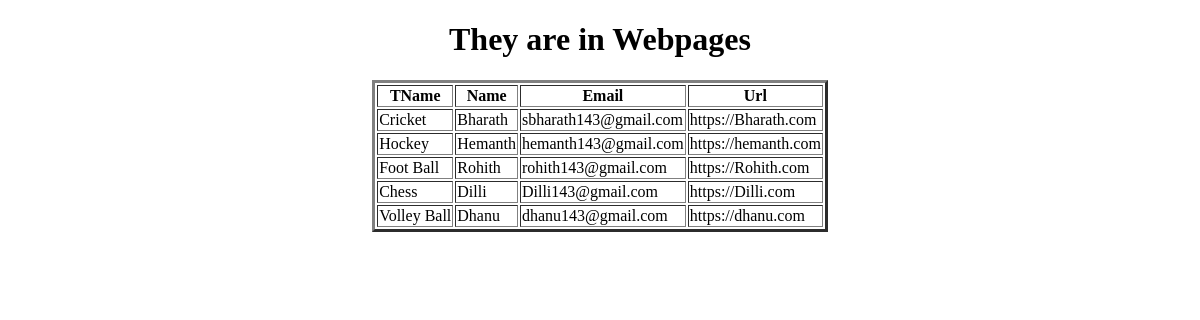
The page /display_webpages/ on the database as committed earlier.
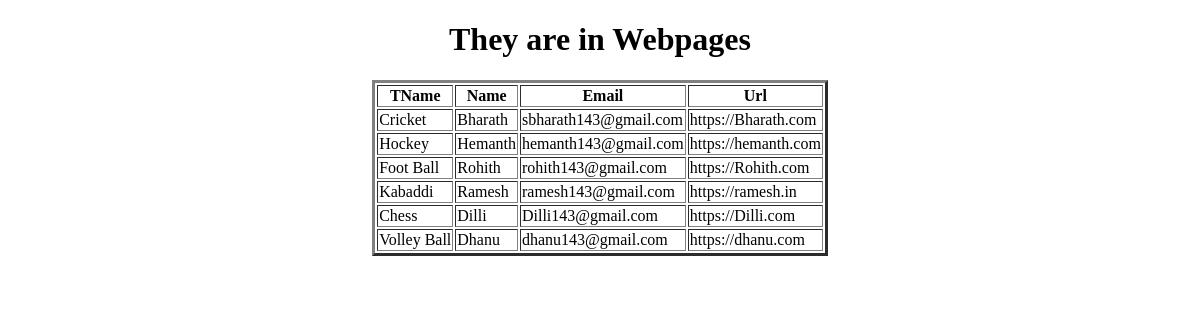
The same page on the database as committed later.
### app/models.py (models this page shows, shortened)
class Webpages(models.Model):
    TName=models.ForeignKey(Topics,on_delete=models.CASCADE)
    Name=models.CharField(max_length=100,unique=True)
    Email=models.EmailField(default='sbharath143@gmail.com')
    Url=models.URLField()

class Topics(models.Model):
    TName=models.CharField(max_length=100,primary_key=True)
    def __str__(self):
        return self.TName

### app/views.py (the view)
# urls.py: path('display_webpages/',display_webpages,name='display_webpages'),
def display_webpages(request):
    LOW=Webpages.objects.all()
    LOW=Webpages.objects.filter(TName='Cricket')
    LOW=Webpages.objects.get(TName='Cricket')
    LOW=Webpages.objects.exclude(TName='Hockey')
    LOW=Webpages.objects.all()[1:3:]
    LOW=Webpages.objects.all().order_by(Length('Cricket'))
    LOW=Webpages.objects.all().order_by('-Name')
    LOW=Webpages.objects.all().order_by('Name')
    LOW=Webpages.objects.all().order_by(Length('Name').desc())
    d={'webpages':LOW}
    return render(request,'display_webpages.html',context=d)

### templates/display_webpages.html (shortened to what this page needs)
<!DOCTYPE html>
<html lang="en">
<head>
</head>
<body><center>
    <h1>They are in Webpages</h1>
    <table border="3px">
        <tr>
            <th>TName</th>
            <th>Name</th>
            <th>Email</th>
            <th>Url</th>
        </tr>
    {% for p in webpages %}
    <tr>
        <td>{{p.TName}}</td>
        <td>{{p.Name}}</td>
        <td>{{p.Email}}</td>
        <td>{{p.Url}}</td>
        {% endfor %}
    </tr>
    </table>
</center>
</body>
</html>

Rows that differ between the two databases and show on the page:
added Webpages: TName "Kabaddi", Name "Ramesh", Email "ramesh143@gmail.com", Url "https://ramesh.in"
